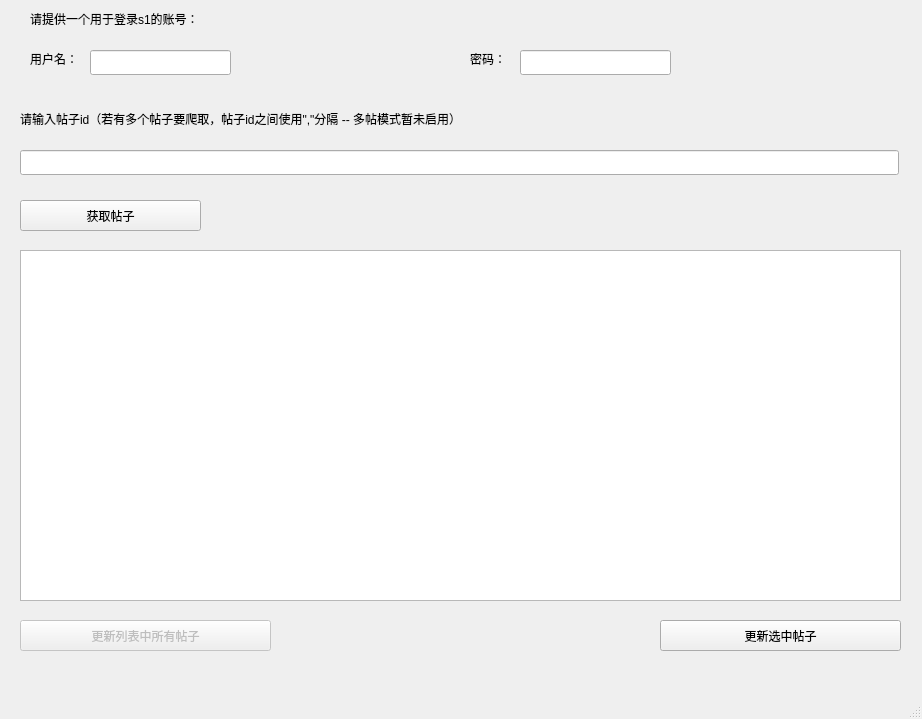
<?xml version="1.0" encoding="UTF-8"?>
<ui version="4.0">
 <class>MainWindow</class>
 <widget class="QMainWindow" name="MainWindow">
  <property name="geometry">
   <rect>
    <x>0</x>
    <y>0</y>
    <width>922</width>
    <height>719</height>
   </rect>
  </property>
  <property name="windowTitle">
   <string>MainWindow</string>
  </property>
  <widget class="QWidget" name="centralwidget">
   <widget class="QTableView" name="tableView">
    <property name="geometry">
     <rect>
      <x>20</x>
      <y>250</y>
      <width>881</width>
      <height>351</height>
     </rect>
    </property>
   </widget>
   <widget class="QLabel" name="label">
    <property name="geometry">
     <rect>
      <x>20</x>
      <y>100</y>
      <width>879</width>
      <height>38</height>
     </rect>
    </property>
    <property name="text">
     <string>请输入帖子id（若有多个帖子要爬取，帖子id之间使用&quot;,&quot;分隔 -- 多帖模式暂未启用）</string>
    </property>
   </widget>
   <widget class="QLineEdit" name="lineEdit">
    <property name="geometry">
     <rect>
      <x>20</x>
      <y>150</y>
      <width>879</width>
      <height>25</height>
     </rect>
    </property>
   </widget>
   <widget class="QPushButton" name="pushButton">
    <property name="geometry">
     <rect>
      <x>20</x>
      <y>200</y>
      <width>181</width>
      <height>31</height>
     </rect>
    </property>
    <property name="text">
     <string>获取帖子</string>
    </property>
   </widget>
   <widget class="QPushButton" name="pushButtonRenewAll">
    <property name="enabled">
     <bool>false</bool>
    </property>
    <property name="geometry">
     <rect>
      <x>20</x>
      <y>620</y>
      <width>251</width>
      <height>31</height>
     </rect>
    </property>
    <property name="text">
     <string>更新列表中所有帖子</string>
    </property>
   </widget>
   <widget class="QPushButton" name="pushButtonRenew">
    <property name="geometry">
     <rect>
      <x>660</x>
      <y>620</y>
      <width>241</width>
      <height>31</height>
     </rect>
    </property>
    <property name="text">
     <string>更新选中帖子</string>
    </property>
   </widget>
   <widget class="QLabel" name="label_2">
    <property name="geometry">
     <rect>
      <x>30</x>
      <y>10</y>
      <width>211</width>
      <height>17</height>
     </rect>
    </property>
    <property name="text">
     <string>请提供一个用于登录s1的账号：</string>
    </property>
   </widget>
   <widget class="QLabel" name="label_3">
    <property name="geometry">
     <rect>
      <x>30</x>
      <y>50</y>
      <width>61</width>
      <height>17</height>
     </rect>
    </property>
    <property name="text">
     <string>用户名：</string>
    </property>
   </widget>
   <widget class="QLineEdit" name="lineEditUser">
    <property name="geometry">
     <rect>
      <x>90</x>
      <y>50</y>
      <width>141</width>
      <height>25</height>
     </rect>
    </property>
   </widget>
   <widget class="QLineEdit" name="lineEditPwd">
    <property name="geometry">
     <rect>
      <x>520</x>
      <y>50</y>
      <width>151</width>
      <height>25</height>
     </rect>
    </property>
    <property name="echoMode">
     <enum>QLineEdit::Password</enum>
    </property>
   </widget>
   <widget class="QLabel" name="label_4">
    <property name="geometry">
     <rect>
      <x>470</x>
      <y>50</y>
      <width>41</width>
      <height>17</height>
     </rect>
    </property>
    <property name="text">
     <string>密码：</string>
    </property>
   </widget>
  </widget>
  <widget class="QMenuBar" name="menubar">
   <property name="geometry">
    <rect>
     <x>0</x>
     <y>0</y>
     <width>922</width>
     <height>28</height>
    </rect>
   </property>
  </widget>
  <widget class="QStatusBar" name="statusbar"/>
 </widget>
 <resources/>
 <connections/>
</ui>
